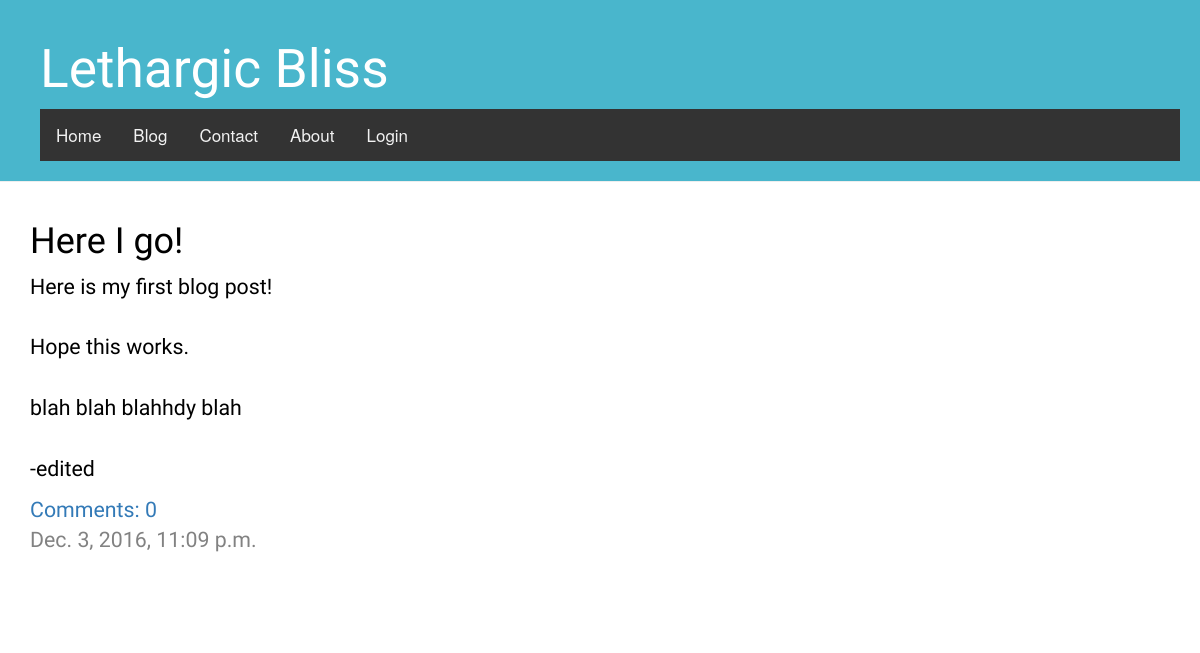
Before: / with the older database file.
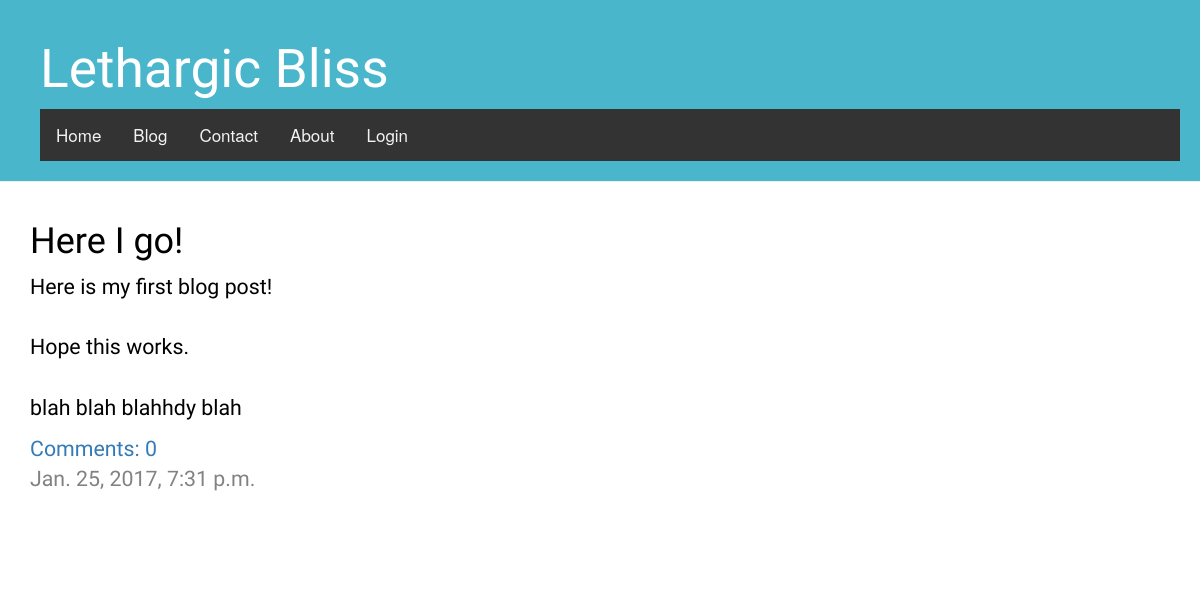
After: the same page with the newer database file.
### blog/models.py (models this page shows, shortened)
class Post(models.Model):
    author = models.ForeignKey('auth.User')
    title = models.CharField(max_length=200)
    text = models.TextField()
    created_date = models.DateTimeField(
            default=timezone.now)
    published_date = models.DateTimeField(
            blank=True, null=True)
    def approved_comments(self):
        return self.comments.filter(approved_comment=True)

### blog/views.py (the view)
# urls.py: url(r'^$', views.post_list, name='post_list'),
def post_list(request):
    posts = Post.objects.filter(published_date__lte=timezone.now()).order_by('-published_date')
    return render(request, 'blog/post_list.html', {'posts':posts})

### blog/templates/blog/post_list.html
{% extends 'blog/base.html' %}
{% block content %}
    {% for post in posts %}
        <div class="post">
            <h1><a href="{% url 'post_detail' pk=post.pk %}">{{ post.title }}</a></h1
            <p>{{ post.text|truncatechars:1250|linebreaksbr }}</p>
	    <a href="{% url 'post_detail' pk=post.pk %}">Comments: {{ post.approved_comments.count }}</a>
	    <div class="date">
                {{ post.published_date }}
            </div>
        </div>
    {% endfor %}
{% endblock %}

Changed rows visible on the page:
changed Post "Here I go!": text "Here is my first blog post! Hope this works. blah blah blahhdy blah -edited" → "Here is my first blog post! Hope this works. blah blah blahhdy blah"; published_date "Dec. 3, 2016, 11:09 p.m." → "Jan. 25, 2017, 7:31 p.m."
